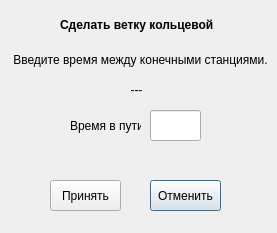
<?xml version="1.0" encoding="UTF-8"?>
<ui version="4.0">
 <class>MakeRingOrLineDialog</class>
 <widget class="QDialog" name="MakeRingOrLineDialog">
  <property name="geometry">
   <rect>
    <x>0</x>
    <y>0</y>
    <width>277</width>
    <height>233</height>
   </rect>
  </property>
  <property name="windowTitle">
   <string>Сделать кольцевой</string>
  </property>
  <widget class="QPushButton" name="cancelButton">
   <property name="geometry">
    <rect>
     <x>150</x>
     <y>180</y>
     <width>71</width>
     <height>31</height>
    </rect>
   </property>
   <property name="text">
    <string>Отменить</string>
   </property>
  </widget>
  <widget class="QPushButton" name="okButton">
   <property name="geometry">
    <rect>
     <x>50</x>
     <y>180</y>
     <width>71</width>
     <height>31</height>
    </rect>
   </property>
   <property name="text">
    <string>Принять</string>
   </property>
  </widget>
  <widget class="QLabel" name="label">
   <property name="geometry">
    <rect>
     <x>60</x>
     <y>10</y>
     <width>171</width>
     <height>31</height>
    </rect>
   </property>
   <property name="text">
    <string>&lt;html&gt;&lt;head/&gt;&lt;body&gt;&lt;p&gt;&lt;span style=&quot; font-size:9pt; font-weight:600;&quot;&gt;Сделать ветку кольцевой&lt;/span&gt;&lt;/p&gt;&lt;/body&gt;&lt;/html&gt;</string>
   </property>
  </widget>
  <widget class="QLabel" name="label_2">
   <property name="geometry">
    <rect>
     <x>10</x>
     <y>50</y>
     <width>261</width>
     <height>21</height>
    </rect>
   </property>
   <property name="frameShape">
    <enum>QFrame::NoFrame</enum>
   </property>
   <property name="text">
    <string>&lt;html&gt;&lt;head/&gt;&lt;body&gt;&lt;p&gt;Введите время между конечными станциями.&lt;/p&gt;&lt;/body&gt;&lt;/html&gt;</string>
   </property>
   <property name="alignment">
    <set>Qt::AlignCenter</set>
   </property>
  </widget>
  <widget class="QLabel" name="stationLabel1">
   <property name="geometry">
    <rect>
     <x>50</x>
     <y>80</y>
     <width>71</width>
     <height>20</height>
    </rect>
   </property>
   <property name="text">
    <string/>
   </property>
   <property name="alignment">
    <set>Qt::AlignRight|Qt::AlignTrailing|Qt::AlignVCenter</set>
   </property>
  </widget>
  <widget class="QLabel" name="label_5">
   <property name="geometry">
    <rect>
     <x>126</x>
     <y>80</y>
     <width>21</width>
     <height>20</height>
    </rect>
   </property>
   <property name="text">
    <string>&lt;html&gt;&lt;head/&gt;&lt;body&gt;&lt;p align=&quot;center&quot;&gt;---&lt;/p&gt;&lt;/body&gt;&lt;/html&gt;</string>
   </property>
  </widget>
  <widget class="QLabel" name="stationLabel2">
   <property name="geometry">
    <rect>
     <x>150</x>
     <y>80</y>
     <width>81</width>
     <height>21</height>
    </rect>
   </property>
   <property name="text">
    <string/>
   </property>
  </widget>
  <widget class="QLineEdit" name="lengthOfDistance">
   <property name="geometry">
    <rect>
     <x>150</x>
     <y>110</y>
     <width>51</width>
     <height>31</height>
    </rect>
   </property>
  </widget>
  <widget class="QLabel" name="label_4">
   <property name="geometry">
    <rect>
     <x>70</x>
     <y>110</y>
     <width>71</width>
     <height>31</height>
    </rect>
   </property>
   <property name="text">
    <string>Время в пути</string>
   </property>
  </widget>
  <widget class="QLabel" name="errorLabel">
   <property name="geometry">
    <rect>
     <x>50</x>
     <y>150</y>
     <width>181</width>
     <height>21</height>
    </rect>
   </property>
   <property name="text">
    <string/>
   </property>
  </widget>
 </widget>
 <resources/>
 <connections/>
</ui>
